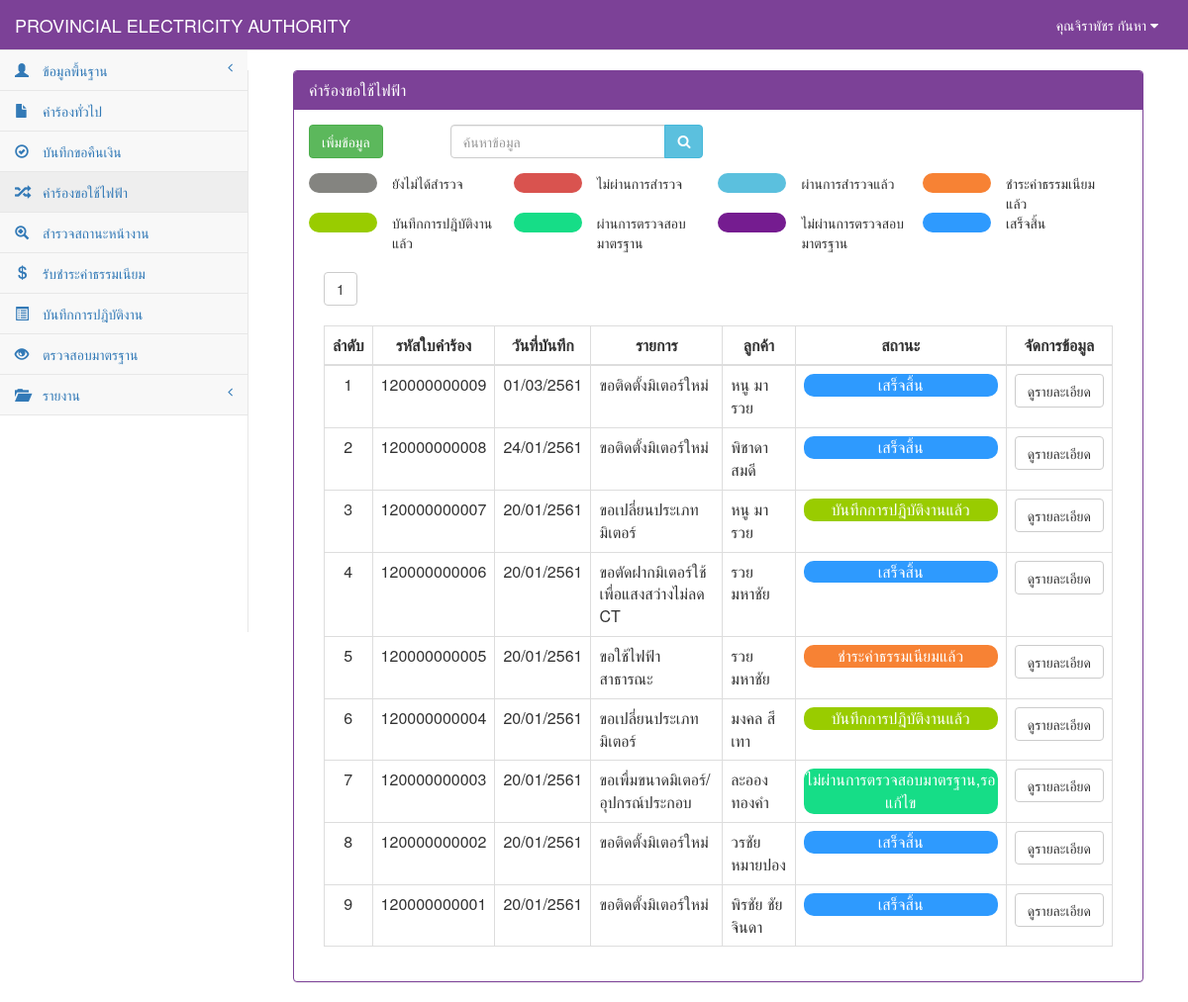
/RequestElectricity_show.php (signed in), run on the app's committed database.
### tables this page shows
CREATE TABLE `tb_user` (
  `user_id` char(13) NOT NULL,
  `user_code` char(13) NOT NULL,
  `user_first` int(1) NOT NULL,
  `user_name` varchar(50) NOT NULL,
  `user_last` varchar(50) NOT NULL,
  `user_add` text NOT NULL,
  `user_tel` char(10) NOT NULL,
  `user_pos` int(1) NOT NULL,
  `user_pass` varchar(12) NOT NULL,
  PRIMARY KEY  (`user_id`)
);

CREATE TABLE `tb_electricity` (
  `re_id` char(12) NOT NULL,
  `re_date` date NOT NULL,
  `re_branch` varchar(50) NOT NULL,
  `user_id` char(13) NOT NULL,
  `cus_id` char(13) NOT NULL,
  `re_place_type` int(1) NOT NULL,
  `re_place_other` varchar(50) NOT NULL,
  `re_place_name` varchar(50) NOT NULL,
  `re_place_homeid` varchar(20) NOT NULL,
  `re_place_number` varchar(20) NOT NULL,
  `re_place_village` varchar(20) NOT NULL,
  `re_place_room` varchar(10) NOT NULL,
  `re_place_floor` varchar(5) NOT NULL,
  `re_place_alley` varchar(50) NOT NULL,
  `re_place_alleyway` varchar(50) NOT NULL,
  `re_place_road` varchar(50) NOT NULL,
  `re_place_villno` varchar(2) NOT NULL,
  `re_place_district` varchar(30) NOT NULL,
  `re_place_canton` varchar(30) NOT NULL,
  `re_place_province` varchar(30) NOT NULL,
  `re_place_post` varchar(10) NOT NULL,
  `re_place_tel` char(10) NOT NULL,
  `re_place_fax` char(10) NOT NULL,
  `re_place_email` varchar(30) NOT NULL,
  `re_place_service` varchar(10) NOT NULL,
  `re_contact_place` varchar(100) NOT NULL,
  `re_contact_homeid` varchar(20) NOT NULL,
  `re_contact_number` varchar(20) NOT NULL,
  `re_contact_village` varchar(20) NOT NULL,
  `re_contact_room` varchar(10) NOT NULL,
  `re_contact_floor` varchar(5) NOT NULL,
  `re_contact_alley` varchar(50) NOT NULL,
  `re_contact_alleyway` varchar(50) NOT NULL,
  `re_contact_road` varchar(50) NOT NULL,
  `re_contact_villno` varchar(2) NOT NULL,
  `re_contact_district` varchar(30) NOT NULL,
  `re_contact_canton` varchar(30) NOT NULL,
  `re_contact_province` varchar(30) NOT NULL,
  `re_contact_post` varchar(10) NOT NULL,
  `re_contact_tel` char(10) NOT NULL,
  `re_contact_fax` char(10) NOT NULL,
  `re_contact_email` varchar(30) NOT NULL,
  `re_want_type` int(2) NOT NULL,
  `re_want_other` varchar(100) NOT NULL,
  `re_detail` varchar(100) NOT NULL,
  `re_use_type` int(1) NOT NULL,
  `re_use_other` varchar(255) NOT NULL,
  `re_dateset` date NOT NULL,
  `re_keep_type` int(1) NOT NULL,
  `re_keep_name` varchar(255) NOT NULL,
  `re_keep_homeid` varchar(20) NOT NULL,
  `re_keep_number` varchar(20) NOT NULL,
  `re_keep_village` varchar(20) NOT NULL,
  `re_keep_room` varchar(20) NOT NULL,
  `re_keep_floor` varchar(5) NOT NULL,
  `re_keep_alley` varchar(50) NOT NULL,
  `re_keep_alleyway` varchar(50) NOT NULL,
  `re_keep_road` varchar(50) NOT NULL,
  `re_keep_villno` varchar(2) NOT NULL,
  `re_keep_district` varchar(30) NOT NULL,
  `re_keep_canton` varchar(30) NOT NULL,
  `re_keep_province` varchar(30) NOT NULL,
  `re_keep_post` varchar(10) NOT NULL,
  `re_keep_tel` char(10) NOT NULL,
  `re_keep_fax` char(10) NOT NULL,
  `re_keep_email` varchar(30) NOT NULL,
  `re_picture` varchar(255) NOT NULL,
  `re_status` int(1) NOT NULL,
  `re_pay` int(1) NOT NULL,
  PRIMARY KEY  (`re_id`,`re_keep_district`)
);

CREATE TABLE `tb_customer` (
  `cus_id` char(13) NOT NULL,
  `cus_first` int(2) NOT NULL,
  `cus_name` varchar(50) NOT NULL,
  `cus_type` varchar(30) NOT NULL,
  `cus_code` char(9) NOT NULL,
  `cus_tax` char(13) NOT NULL,
  `cus_homeid` varchar(20) NOT NULL,
  `cus_number` varchar(20) NOT NULL,
  `cus_village` varchar(20) NOT NULL,
  `cus_room` varchar(10) NOT NULL,
  `cus_floor` varchar(5) NOT NULL,
  `cus_alley` varchar(50) NOT NULL,
  `cus_alleyway` varchar(50) NOT NULL,
  `cus_road` varchar(50) NOT NULL,
  `cus_vilno` varchar(2) NOT NULL,
  `cus_district` varchar(30) NOT NULL,
  `cus_canton` varchar(30) NOT NULL,
  `cus_province` varchar(30) NOT NULL,
  `cus_post` varchar(10) NOT NULL,
  `cus_tel` char(10) NOT NULL,
  `cus_fax` char(10) NOT NULL,
  `cus_email` varchar(30) NOT NULL,
  PRIMARY KEY  (`cus_id`)
);

### RequestElectricity_show.php (the view, shortened to what the rows shown need)
<?php
include "connect_db.php";
function Dateim($mydate){
    $d=split("-",$mydate);
    $mydate=$d[2]."/".$d[1]."/".($d[0]+543);
    return "$mydate";
}
?>
<!DOCTYPE html>
<html>
<head>
    <link href="vendor/bootstrap/css/bootstrap.css" rel="stylesheet">
    <link href="vendor/metisMenu/metisMenu.css" rel="stylesheet">
    <link href="dist/css/sb-admin-2.css" rel="stylesheet">
    <link href="vendor/font-awesome/css/font-awesome.css" rel="stylesheet" type="text/css">
</head>
<body>
<?php include "header.php";?>
<?php
    include"sidebar.php";
?>
    <div id="page-wrapper">
        <div class="col-sm-12 ">
            <div class="panel panel-primary">
                <div class="panel-heading">
                    <h2 class="panel-title">คำร้องขอใช้ไฟฟ้า</h2>
                </div>
            <div class="panel-body">
                <br>
            <div class="col-sm-12">
                <div class="table-responsive">
                    ?> <br><br>
                    <table width="100%" class="table table-bordered table-hover">
                        <thead>
                            <tr>
                                <th class=" text-center" >ลำดับ</th>
                                <th class=" text-center" >รหัสใบคำร้อง</th>
                                <th class=" text-center" >วันที่บันทึก</th>
                                <th class=" text-center" >รายการ</th>
                                <th class=" text-center" >ลูกค้า</th>
                                <th class=" text-center" style="min-width: 200">สถานะ</th>
                                <th class=" text-center">จัดการข้อมูล</th>
                            </tr>
                        </thead>
                            <tbody>
                            <?php
                                if($_GET[start]=="" || $_GET[start]=="1"){
                                        $page="0";
                                }else{
                                        $page=($_GET[start]-1)*$limit;
                                }
                                $sql="select * from tb_electricity where re_id like '%".$_POST[search]."%' order by re_id desc limit $page,$limit";
                                $result=mysql_db_query($dbname,$sql);
                                    if(mysql_num_rows($result)>0){
                                        while($array=mysql_fetch_array($result)){
                                            $page++;
                                            $sqlcus="select * from tb_customer where cus_id='".$array[cus_id]."'";
                                            $resultcus=mysql_db_query($dbname,$sqlcus);
                                            $arraycus=mysql_fetch_array($resultcus);
                                            if ($array[re_want_type] == 0) {
                                                $want = "ขอติดตั้งมิเตอร์ใหม่";
                                            } elseif ($array[re_want_type] == 1) {
                                                $want = "ขอตัดฝากมิเตอร์โดยไม่ใช้ไฟฟ้า";
                                            } elseif ($array[re_want_type] == 2) {
                                                $want = "ขอต่อกลับการใช้ไฟฟ้า";
                                            } elseif ($array[re_want_type] == 3) {
                                                $want = "ขอเพื่มขนาดมิเตอร์/อุปกรณ์ประกอบ";
                                            } elseif ($array[re_want_type] == 4) {
                                                $want = "ขอเปลี่ยนประเภทมิเตอร์";
                                            } elseif ($array[re_want_type] == 5) {
                                                $want = "ขอหยุดซ่อมแซมเครื่องจักรประจำปี";
                                            } elseif ($array[re_want_type] == 6) {
                                                $want = "ขอใช้ไฟฟ้าชั่วคราวแบบเหมาจ่าย";
                                            } elseif ($array[re_want_type] == 7) {
                                                $want = "ขอติดตั้งไฟฟ้าชั่วคราว";
                                            } elseif ($array[re_want_type] == 8) {
                                                $want = "ขอตัดฝากมิเตอร์ใช้เพื่อแสงสว่างไม่ลด CT";
                                            } elseif ($array[re_want_type] == 9) {
                                                $want = "ขอยกเลิกเลิกการใช้ไฟฟ้า";
                                            } elseif ($array[re_want_type] == 10) {
                                                $want = "ชอลดขนาดมิเตอร์/อุปกรณ์ประกอบ";
                                            } elseif ($array[re_want_type] == 11) {
                                                $want = "ขอใช้ไฟฟ้าสาธารณะ";
                                            } elseif ($array[re_want_type] == 12) {
                                                $want = "ขอตัดมิเตอร์ใช้เพื่อแสงสว่างลด CT";
                                            } elseif ($array[re_want_type] == 13) {
                                                $want = "ขอย้ายจุดติดตั้งมิเตอร์/อุปกรณ์ประกอบ";
                                            } elseif ($array[re_want_type] == 14) {
                                                $want = "ขอเปลี่ยนมิเตอร์กรณีชำรุด";
                                            } elseif ($array[re_want_type] == 15) {
                                                $want = "ขอใช้ไฟฟ้าตู้โทรศัพท์ต่อตรง";
                                            } elseif ($array[re_want_type] == 16) {
                                                $want = $array[re_place_other];
                                            }
                                            if($array[re_status]==0){
                                                $label="ยังไม่ได้สำรวจ";
                                                $status="#848480";
                                            }elseif($array[re_status]==1){
                                               $status="#5bc0de";
                                               $label="ผ่านการสำรวจแล้ว";
                                            }elseif($array[re_status]==2){
                                               $status="#F78234";
                                               $label="ชำระค่าธรรมเนียมแล้ว";
                                            }elseif($array[re_status]==3){
                                               $status="#99cc00";
                                               $label="บันทึกการปฎิบัติงานแล้ว";
                                            }elseif($array[re_status]==4){
                                               $status="#16DD87";
                                               $label="ไม่ผ่านการตรวจสอบมาตรฐาน,รอแก้ไข";
                                            }elseif($array[re_status]==5){
                                               $status="#751C90";
                                               $label="ไม่ผ่านการตรวจสอบมาตรฐาน,รอตรวจสอบใหม่";
                                            }elseif($array[re_status]==6){
                                               $status="#2E9AFE";
                                               $label="เสร็จสิ้น";
                                            }elseif($array[re_status]==9){
                                               $status="#d9534f";
                                               $label="ไม่ผ่านการสำรวจ";
                                            }
                            ?>
                                    <tr>
                                        <td class="text-center"><?=$page?></td>
                                            <td class=" text-center"><?=$array[re_id]?></td>
                                            <td class=" text-center"><?= Dateim($array[re_date]);?></td>
                                            <td><?=$want?></td>
                                            <td><?=$arraycus[cus_name]?></td>
                                            <td class="text-center"><div style="border-radius:10px; background-color: <?=$status?>; color: white;"><?=$label?></div></td>
                                            <td align="center">
                                                <div class="btn-group">
                                                    <a class="btn btn-default" href="RequestElectricity_detail.php?re_id=<?=$array[re_id]?>">ดูรายละเอียด</a>
                                                </div>
                                            </td>
                                    </tr>
                                    <?php
                                        }
                                            }else{
                                    ?>
                                    <tr><td colspan="7" align="center">ไม่พบข้อมูล</td></tr>
                                    <?
                                            }
                                    ?>
                            </tbody>
                    </table>
                </div>
            </div>
        </div>
        </div>
    </div>
</div>
</body>
</html>

### header.php (shortened to what the rows shown need)
<?php
$sqluser="select *from tb_user where user_id='".$_SESSION[loginid]."'";
$reuser=mysql_db_query($dbname,$sqluser);
$user=mysql_fetch_array($reuser);
?>
<nav style="background-color:#7c4197;" class="navbar navbar-default navbar-static-top" role="navigation" style="margin-bottom: 0" >
            <ul class="nav navbar-top-links navbar-right" >
                 <li class="dropdown">
                     <a style="color: White" class="dropdown-toggle" data-toggle="dropdown" href="#">
                        คุณ<?=$user[user_name]?> <?=$user[user_last]?>
                        <i class="fa fa-caret-down"></i>
                    </a>
                </li>
            </ul>

### data on the page
tb_user: user_name "จิราพัชร", user_last "กันหา"
tb_electricity: array "120000000009", array "01/03/2561", want "ขอติดตั้งมิเตอร์ใหม่", cus.cus_name "หนู มารวย", label "เสร็จสิ้น"
tb_electricity: array "120000000008", array "24/01/2561", want "ขอติดตั้งมิเตอร์ใหม่", cus.cus_name "พิชาดา สมดี", label "เสร็จสิ้น"
tb_electricity: array "120000000007", array "20/01/2561", want "ขอเปลี่ยนประเภทมิเตอร์", cus.cus_name "หนู มารวย", label "บันทึกการปฎิบัติงานแล้ว"
tb_electricity: array "120000000006", array "20/01/2561", want "ขอตัดฝากมิเตอร์ใช้เพื่อแสงสว่างไม่ลด CT", cus.cus_name "รวย มหาชัย", label "เสร็จสิ้น"
tb_electricity: array "120000000005", array "20/01/2561", want "ขอใช้ไฟฟ้าสาธารณะ", cus.cus_name "รวย มหาชัย", label "ชำระค่าธรรมเนียมแล้ว"
tb_electricity: array "120000000004", array "20/01/2561", want "ขอเปลี่ยนประเภทมิเตอร์", cus.cus_name "มงคล สีเทา", label "บันทึกการปฎิบัติงานแล้ว"
tb_electricity: array "120000000003", array "20/01/2561", want "ขอเพื่มขนาดมิเตอร์/อุปกรณ์ประกอบ", cus.cus_name "ละออง ทองคำ", label "ไม่ผ่านการตรวจสอบมาตรฐาน,รอแก้ไข"
tb_electricity: array "120000000002", array "20/01/2561", want "ขอติดตั้งมิเตอร์ใหม่", cus.cus_name "วรชัย หมายปอง", label "เสร็จสิ้น"
tb_electricity: array "120000000001", array "20/01/2561", want "ขอติดตั้งมิเตอร์ใหม่", cus.cus_name "พิรชัย ชัยจินดา", label "เสร็จสิ้น"
